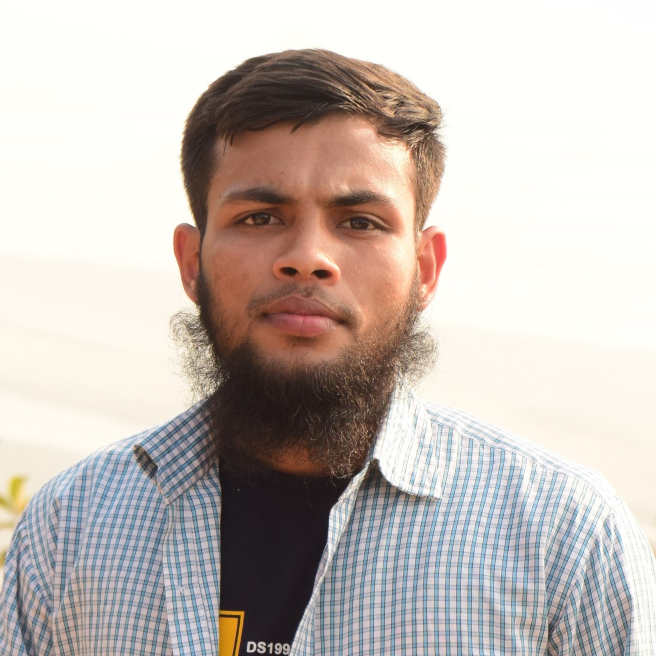
#> input picture myph2.JPG, 1968 x 1968 px, found by its file name (shown at 1/3 size)
$ python 'Lab_1(c).py'
#> lines starting #> are read from the running program, lines starting #| are printed output that depends on the picture; after the words box and inside, x2 and y2 are one past the last pixel; in counts of white or black regions, pixels touching at a corner belong together
import numpy as np
import cv2
import matplotlib.pyplot as plt

def histogram(img):
    arr = np.zeros(256, dtype= int)
    for i in img:
        for j in i:
            arr[j] +=1
    return arr


path = 'Digital Image Processing/myph2.jpg'
img = cv2.imread(path,0)
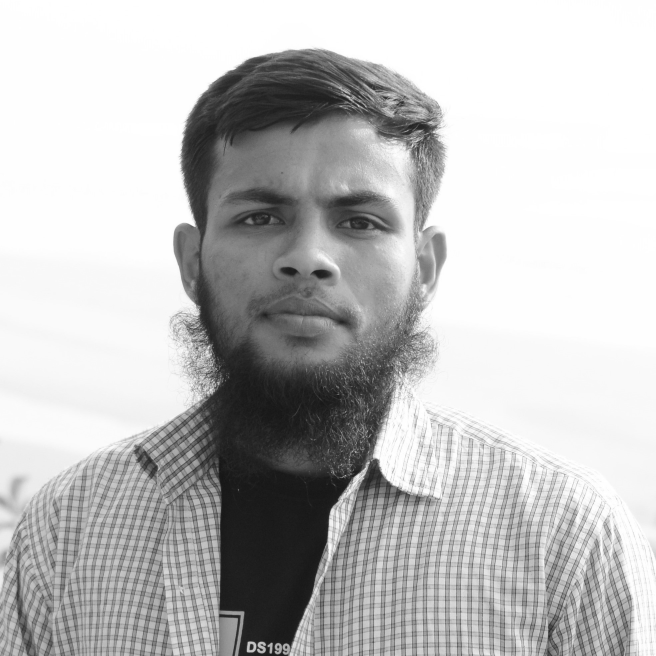
#> img: shape (1968, 1968) (shown at 1/3 size); min 19, max 255, mean 190.8
img = cv2.resize(img,(512,512))
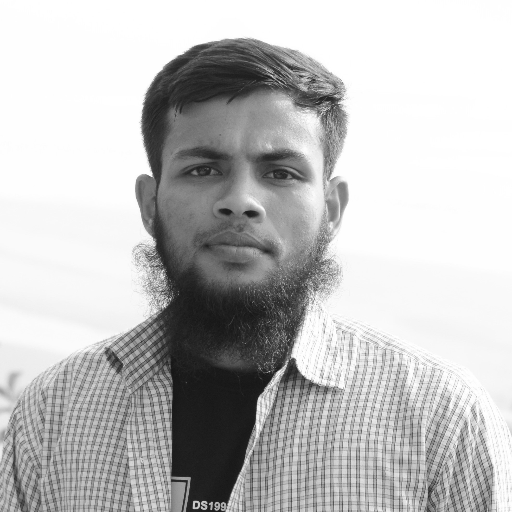
#> img: shape (512, 512); min 21, max 255, mean 190.7

h,w = img.shape
#> h = 512; w = 512


plt.figure(figsize=(12,6))
plt.subplot(2,2,1)
plt.imshow(img, cmap = 'gray')
plt.title('Original Image ')


arr = histogram(img)
#> after the loop in histogram, `for i in img:`: arr = 256 values, max 50307 at index 254, min 0 at index 0, mean 1024

plt.subplot(2,2,2)
plt.bar(range(256),arr)
plt.title('Histogram of the Image')


threshold = 100
threshold_img = (img > threshold).astype(np.uint8)
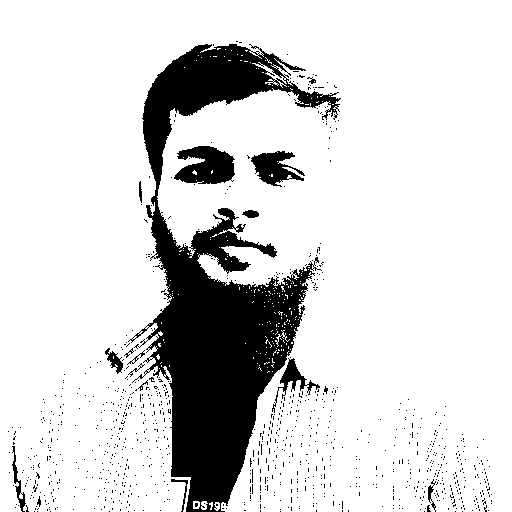
#> threshold_img: shape (512, 512); values 0 (black) and 1 (white), 84.4% white; 996 black regions (980 under 20 px), largest, box (x1, y1, x2, y2) and area: (128, 44, 341, 512) 34835, (174, 146, 235, 184) 1649, (251, 151, 305, 187) 1039
plt.subplot(2,2,(3,4))
plt.imshow(threshold_img, cmap = 'gray')
plt.title(f'After thesholding the image at {threshold} ')

plt.tight_layout()
plt.show()
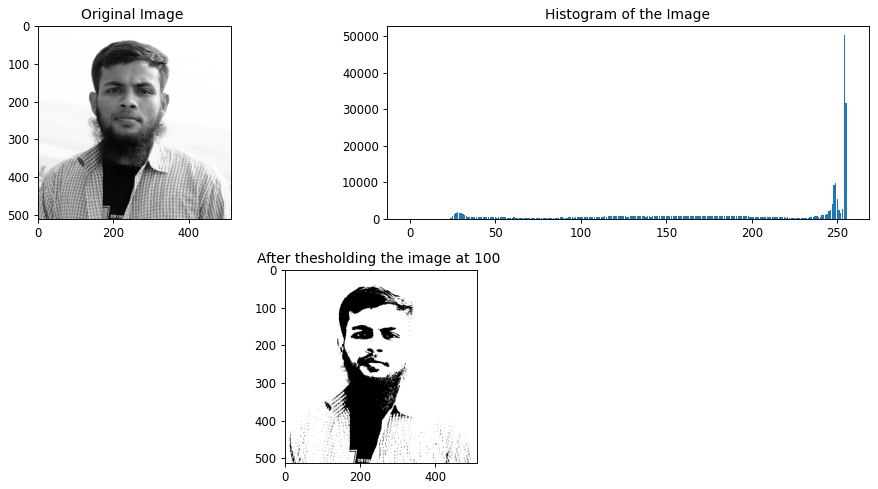
#> figure drawn by matplotlib, 3 panels; panel 2: tallest bar 50307 high, from x = 253.6 to 254.4

$ run again, with myph1.jpg copied over myph2.JPG
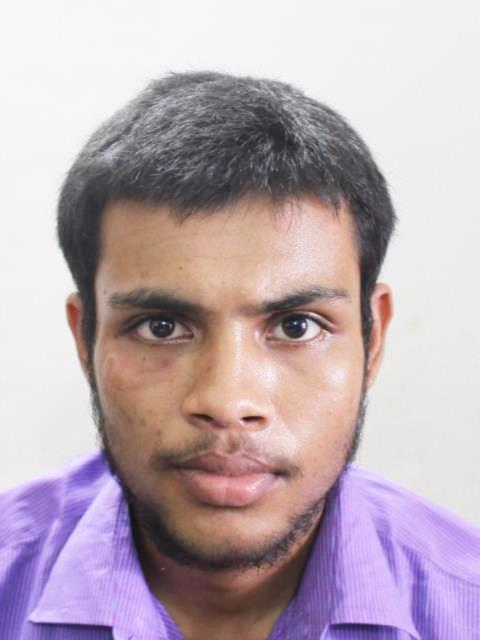
#> input picture myph1.jpg, 480 x 640 px, found by its file name
#> after the loop in histogram, `for i in img:`: arr = 256 values, max 10342 at index 246, min 0 at index 0, mean 1024
#> `threshold_img = (img > threshold).astype(np.uint8)`:
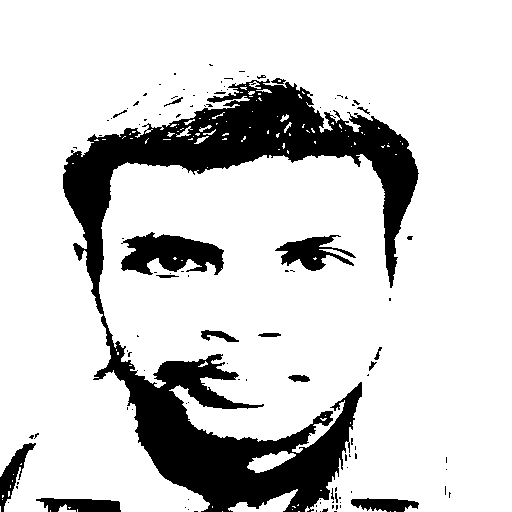
#> threshold_img: shape (512, 512); values 0 (black) and 1 (white), 82% white; 111 black regions (93 under 20 px), largest, box (x1, y1, x2, y2) and area: (63, 79, 419, 512) 39556, (121, 232, 224, 275) 2801, (275, 235, 356, 271) 1343
#> `plt.show()`:
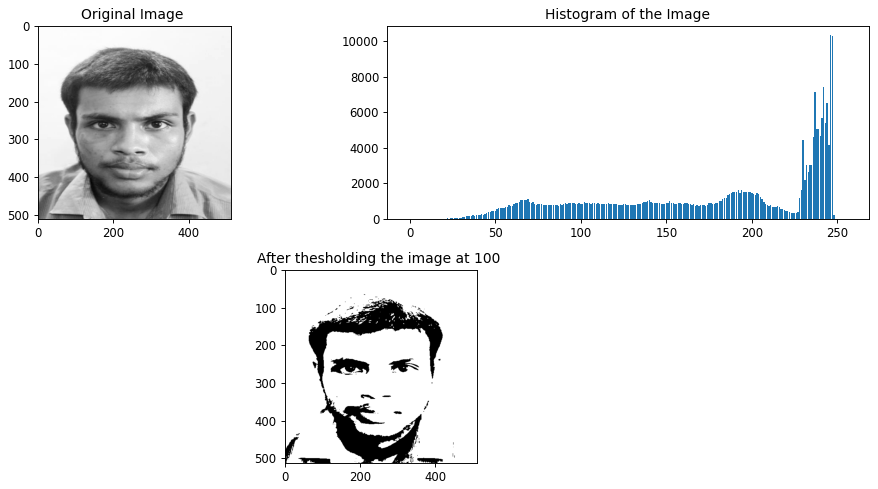
#> figure drawn by matplotlib, 3 panels; panel 2: tallest bar 10342 high, from x = 245.6 to 246.4
